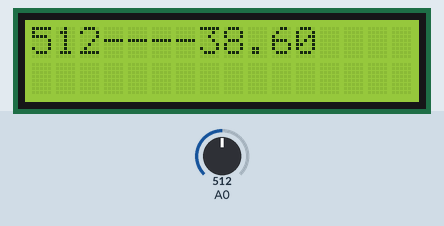
Simulated run of this sketch. Board: Arduino Uno, built with avr-gcc and run on an emulated ATmega328P. On the bench: 16×2 character LCD. Inputs (shaded band) come from the test bench; at power-on: A0 = 512. What the sketch prints to the serial monitor is not drawn.

Above: at 1.2 s.
1.3 s: A0 set to 716
At 3.0 s:
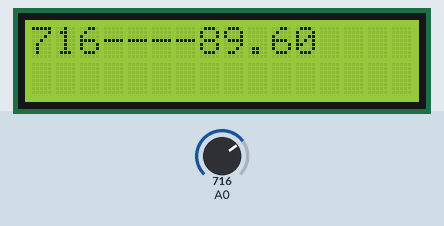
3.6 s: A0 set to 900
At 5.3 s:
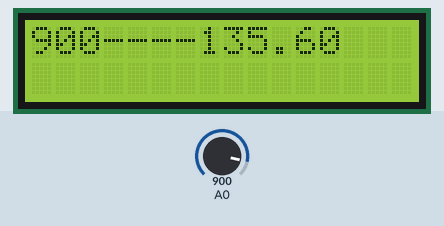
5.6 s: A0 set to 1023
At 7.1 s:
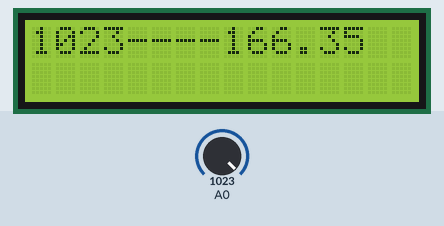
Timing chart, 0 to 8.6 s (numbered marks = the images above; inputs shaded):
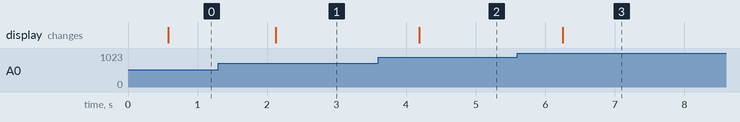

Measured:
- after the input at 1.3 s, the display: changes after 0.82 s (image 1)
- after the input at 3.6 s, the display: changes after 0.59 s (image 2)
- after the input at 5.6 s, the display: changes after 0.65 s (image 3)

The sketch:

essai_temp_.ino
```cpp
#include  <Wire.h>
#include  <LiquidCrystal_I2C.h>

LiquidCrystal_I2C lcd(0x27,16,2);  // set the LCD address to 0x27 for a 16 chars and 2 line display
int in=0;
void setup()
{
  lcd.init();                      // initialize the lcd
  lcd.backlight();
  Serial.begin(9600);
pinMode(A0, INPUT_PULLUP);
}

void loop()
{
  in=analogRead(A0);
  float T = 20.4 + (276 -in)*0.250;
  // when characters arrive over the serial port...
      delay(500);
    // clear the screen
    lcd.clear();
    // read all the available characters

   lcd.print(in);
   lcd.print("---");
   lcd.print(T);
   Serial.println(in);
   Serial.println(T);


}
```
